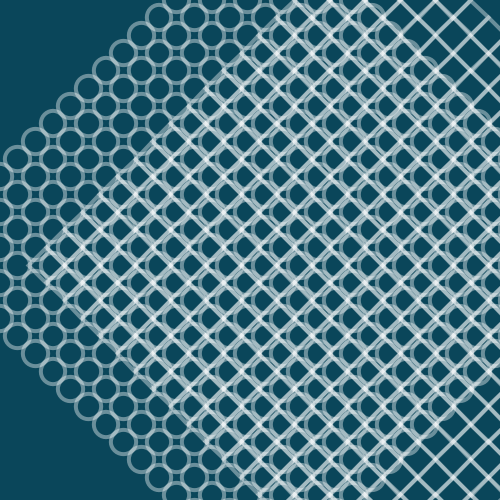
Frame 1 (no input)
Frame 60 (the mouse pressed at the canvas centre just before this capture): identical to frame 1, image omitted
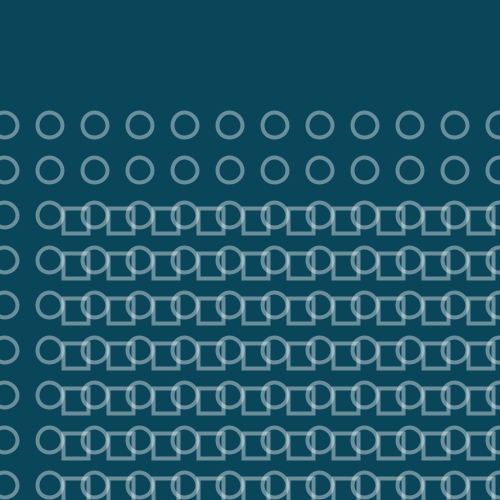
Frame 120 (the mouse held since frame 60 and released just before this capture)

The Processing sketch that drew these frames (run headless with seeded random() and noise(); from frame 60 on, the mouse is pressed at the canvas centre):

// Processing sketch: processing_162205
// ── processing_162205.pde

// created by tifaine l. / modified by gilles m.
float i, j, l, h;
float decalageRondsX, decalageRondsY;
float decalageCarresX, decalageCarresY;
float angle;
int nombre;

 
void setup() {
 
  size(500, 500);
  noFill();
  smooth();
 
  background(10, 70, 90);
 
  i = 50;
  j = 50;
  l = 25;
  h = 25;
 
  //noLoop();
  nombre = 25;
  angle = PI/4;
  decalageRondsX = height/4;
  decalageRondsY = -width/2;
  decalageCarresX = height/6;
  decalageCarresY = -width/6;
}
 
void draw() {
  
  background(10, 70, 90);
 
  stroke(255,100);
  strokeWeight(4);
 
  // MOTIF 1
 
  // Rotation
  rotate(angle);
  // Déplacement d'un quart de l'image
  translate(decalageRondsX, decalageRondsY);
 
  // Répétition motifs ronds
  for (int i = 0; i < height; i = i + nombre) {
    //println(i);
    for (int j = 0; j < width; j = j + nombre) {
      ellipse(i, j, l, h);
    }
  }
 
  // MOTIF 2
 
  // Décalage par rapport au motif 1
  translate(decalageCarresX, decalageCarresY);
 
  // Répétition motifs carrés
  for (int i = 0; i < height; i = i + nombre) {
    for (int j = 0; j < width; j = j + nombre) {
      rect(i, j, l, h);
    }
  }
  
  // MOTIF ALTERNATIF
  // La position de la souris détermine la fréquence du motif
  // et ses décalages
  
  if (mousePressed) {
    nombre = round(mouseX/10 + 20);
    angle = PI/2;
    decalageRondsX = -width/4 + mouseX;
    decalageRondsY = -(width/2 + mouseY);
    decalageCarresX = mouseX + height/6 -width/2;
    decalageCarresY = mouseY - width/6-height/2;  
  }
  
}
